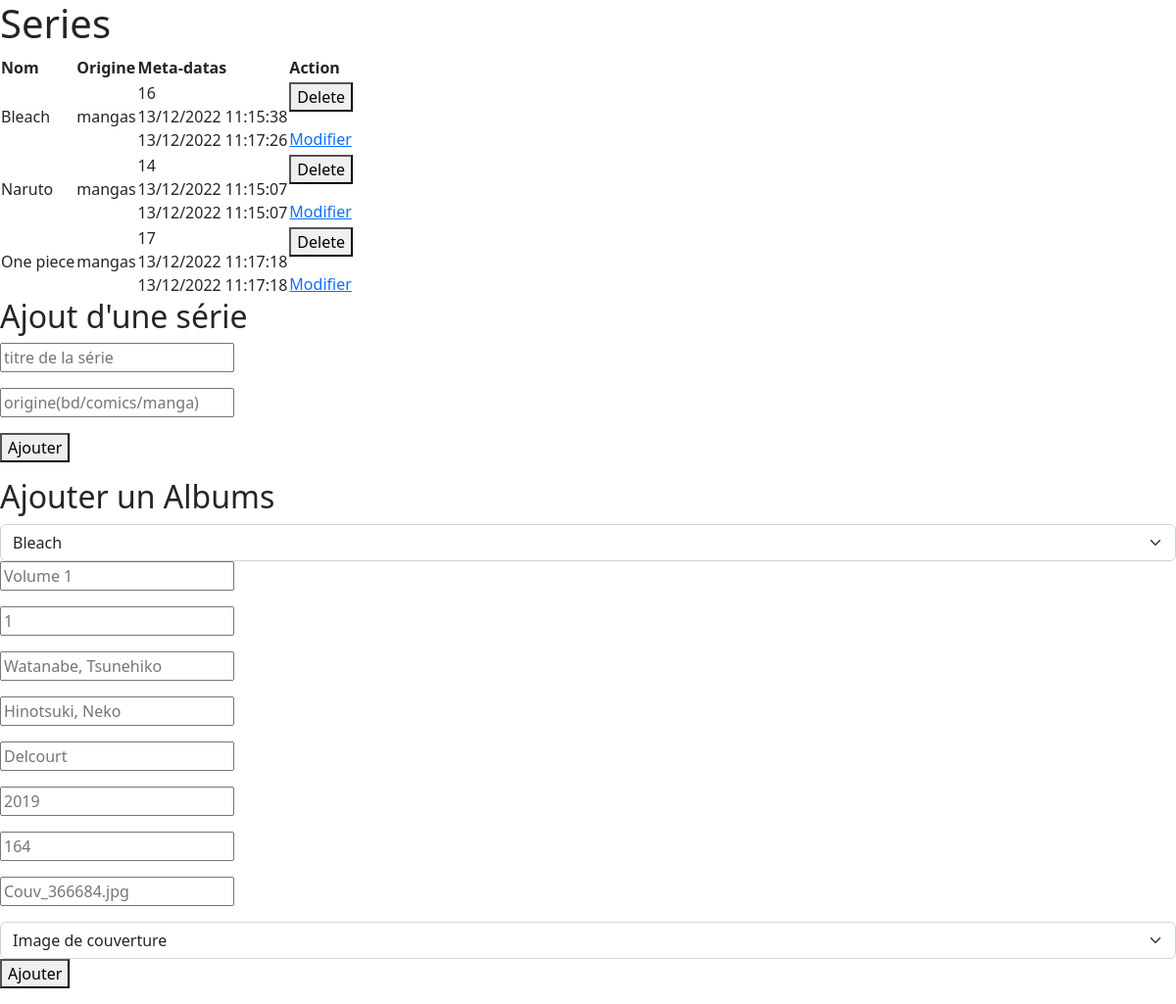
Page /home.php on the earlier database version.
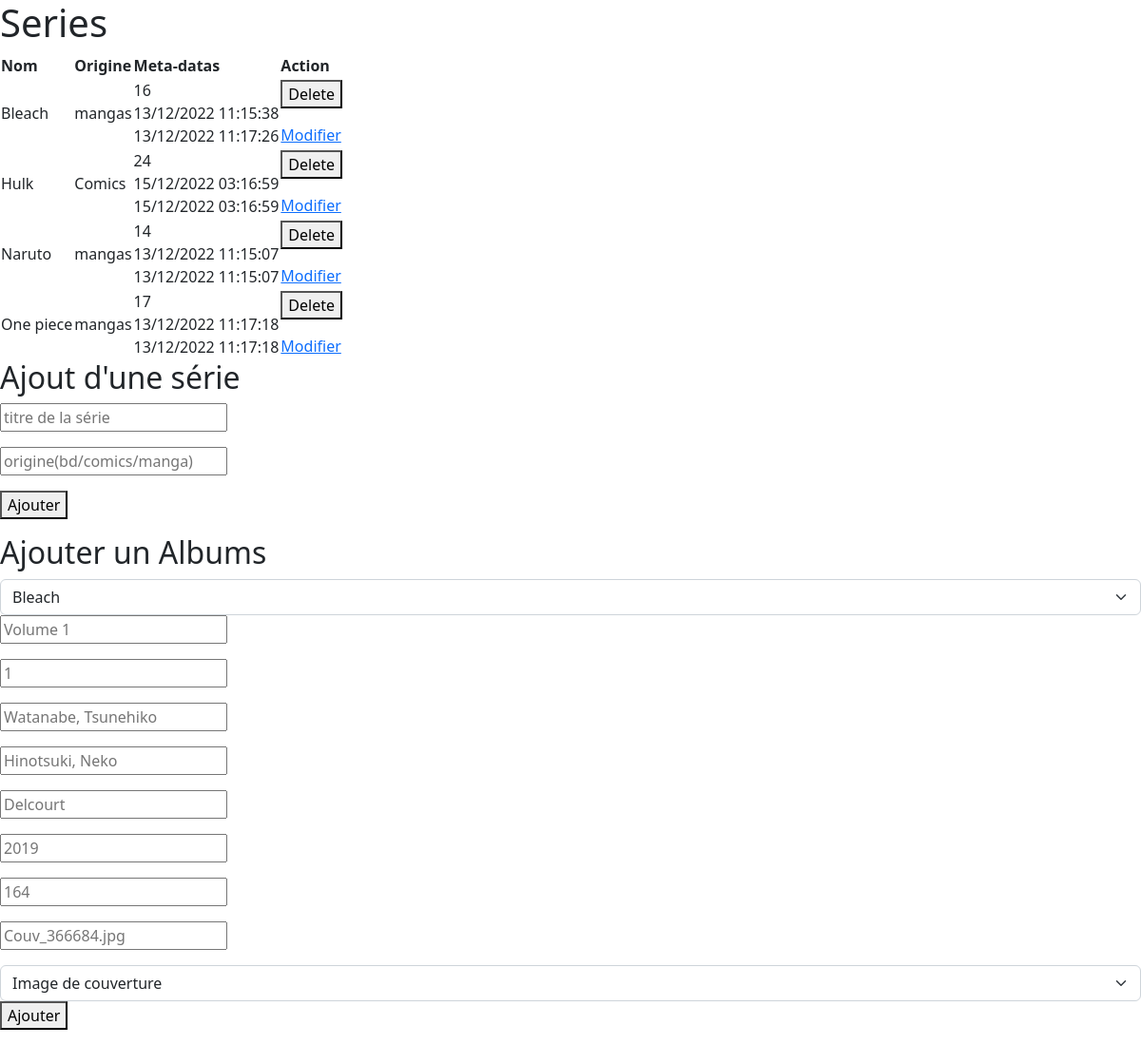
Same page on the later database version.
### tables this page shows
CREATE TABLE `series` (
  `id` int NOT NULL,
  `created` datetime NOT NULL DEFAULT CURRENT_TIMESTAMP,
  `updated` datetime NOT NULL DEFAULT CURRENT_TIMESTAMP ON UPDATE CURRENT_TIMESTAMP,
  `title` varchar(50) NOT NULL,
  `origin` varchar(50) DEFAULT NULL
);

### Series.php (called while the page is built, shortened)
<?php
class Serie extends Database
{
    protected $id;
    protected $created;
    protected $updated;
    protected $title;
    protected $origin;
    public function setOrigin($d)
    {
        $this->origin =(string) $d;
        return $this;
    }
    public function setTitle($d)
    {
        $this->title =(string) $d;
        return $this;
    }
    public function setUpdated($d)
    {
        $this->updated =(string) $d;
        return $this;
    }
    public function setCreated($d)
    {
        $this->created =(string) $d;
        return $this;
    }
    public function setId($d)
    {
        $this->id =(string) $d;
        return $this;
    }
    public function getOrigin()
    {
        return $this->origin;
    }
    public function getTitle()
    {
        return $this->title;
    }
    public function getUpdated()
    {
        $d = new DateTime($this->updated);
        return $d->format('d/m/Y h:i:s');
    }
    public function getCreated()
    {
        $d = new DateTime($this->created);
        return $d->format('d/m/Y h:i:s');
    }
    public function getId()
    {
        return $this->id;
    }
    public static function all(){
        $sql = new Database();
        $tAll = [];
        $r = $sql->prepare('SELECT * FROM series ORDER BY title');
        $r->execute();
        while($one = $r->fetch(PDO::FETCH_ASSOC)){
            array_push($tAll, new Serie($one));
        }
        return $tAll;
    }
}

### database.php (called while the page is built, shortened)
<?php
class Database extends PDO{
    public function hydrate(array $d){
        foreach($d as $key => $value){
            $setter = 'set'. ucfirst($key);
        }
    }
}

### home.php (the view, shortened to what this page needs)
<!DOCTYPE html>
<html>
<head>
    <link href="https://cdn.jsdelivr.net/npm/bootstrap@5.2.3/dist/css/bootstrap.min.css" rel="stylesheet">
</head>
<body>
    <h1>Series</h1>
    <?php endif;
    $t = Serie::all();
    ?>
    <table>
        <thead>
            <tr>
                <th>Nom</th>
                <th>Origine</th>
                <th>Meta-datas</th>
                <th>Action</th>
            </tr>
        </thead>
        <tbody>
            <?php
            foreach ($t as $v) : ?>
                <tr>
                    <td><?= $v->getTitle() ?></td>
                    <td><?= $v->getOrigin() ?>
                    </td>
                    <td><?= $v->getId() ?><br />
                        <?= $v->getCreated() ?><br />
                        <?= $v->getUpdated() ?></td>
                    <td>
                        <form action="<?= $_SERVER['PHP_SELF'] ?>" method="post">
                            <p><button type="submit" name="delete">Delete</button></p>
                        </form>
                        <a href="<?= $_SERVER['PHP_SELF'] ?>?edit=<?= $v->getId() ?>">Modifier </a>
                    </td>
                </tr>
            <?php endforeach; ?>
        </tbody>
    </table>
    <h2>Ajout d'une série</h2>
    <form action="<?= $_SERVER['PHP_SELF'] ?>" method="post">
        <p><input type="text" name="title" placeholder="titre de la série " required></p>
        <p><input type="text" name="origin" placeholder="origine(bd/comics/manga)"></p>
        <p><button type="submit" name="add">Ajouter</button></p>
    </form>
    <h2>Ajouter un Albums</h2>
    <form action="<?= $_SERVER['PHP_SELF'] ?>" method="post">
        <select class="form-select" aria-label="Default select example" name="serie_id">
            <?php foreach ($t as $v) : ?>
                <option value="<?= $v->getId() ?>"><?= $v->getTitle() ?></option>
            <?php endforeach; ?>
        </select>
        <p><input type="text" name="title" placeholder="Volume 1"></p>
        <p><input type="number" name="num" placeholder="1"></p>
        <p><input type="text" name="writer" placeholder="Watanabe, Tsunehiko"></p>
        <p><input type="text" name="illustrator" placeholder="Hinotsuki, Neko"></p>
        <p><input type="text" name="editor" placeholder="Delcourt"></p>
        <p><input type="text" name="releaseyear" placeholder="2019"></p>
        <p><input type="text" name="strips" placeholder="164"></p>
        <p><input type="text" name="cover" placeholder="Couv_366684.jpg"></p>
        <select class="form-select" aria-label="Default select example" name="rep">
            <option selected>Image de couverture</option>
        </select>
        <p><button type="submit" name="addBooks">Ajouter</button></p>
    </form>
</body>
</html>

Differences in the rows shown:
added series: title "Hulk", origin "Comics", id "24", created "15/12/2022 03:16:59", updated "15/12/2022 03:16:59"
